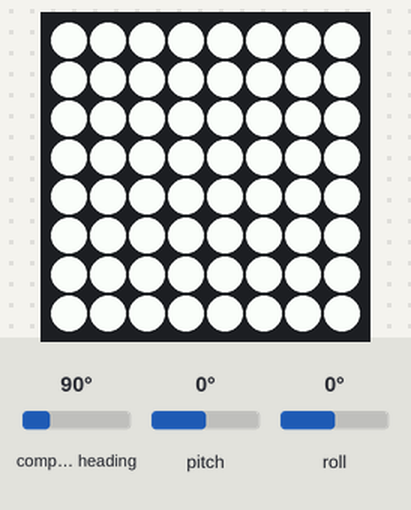
Bench run of a program on a simulated Raspberry Pi (BCM pin numbers) with a Sense HAT. Parts: the Sense HAT's 8×8 RGB LED matrix. Inputs (shaded band) come from the test bench; at power-on: pitch 0°, compass heading 90°, roll 0°. Random numbers come from a fixed seed; the Sense HAT reports a negative pitch or roll as 360° plus the angle.

Above: at 1.2 s.
1.3 s: pitch set to -86°
At 1.6 s:
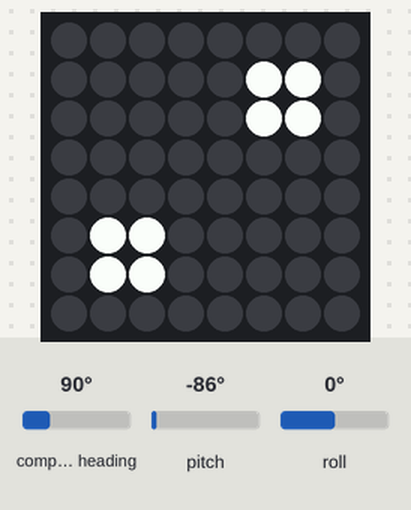
At 8.5 s:
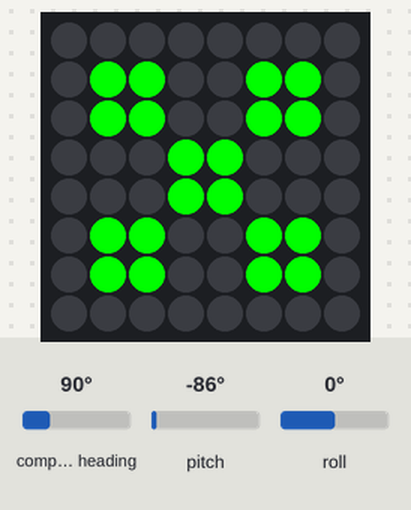
Timing chart, 0 to 8.8 s (numbered marks = the images above; inputs shaded):
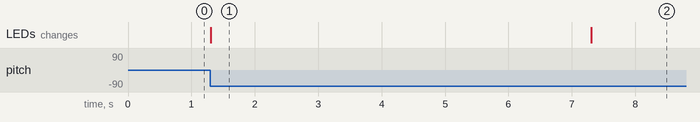

Measured:
- after the input at 1.3 s, the LEDs: change at once (image 1)
- what the display in image 1 shows lasts 6.0 s, from 1.3 s to 7.3 s

The program:

main.py
```python
#Mechatronik Einführung @HSLU
#authors: Sabrina Schmitz, Conny Troxler, Tina Salvisberg

from sense_hat import SenseHat
from time import sleep
import random

sense = SenseHat()
sense.set_imu_config(False, True, False)  # gyroscope only

r = (255, 0, 0)  # red
b = (0, 0, 255)  # blue
g = (0, 255, 0)  # green
w = (255, 255, 255)  # white
y = (255, 255, 0)  # yellow
s = (0, 0, 0)  # black

#dice player one
eins = [s, s, s, s, s, s, s, s,
        s, s, s, s, s, s, s, s,
        s, s, s, s, s, s, s, s,
        s, s, s, w, w, s, s, s,
        s, s, s, w, w, s, s, s,
        s, s, s, s, s, s, s, s,
        s, s, s, s, s, s, s, s,
        s, s, s, s, s, s, s, s]

zwei = [s, s, s, s, s, s, s, s,
        s, s, s, s, s, w, w, s,
        s, s, s, s, s, w, w, s,
        s, s, s, s, s, s, s, s,
        s, s, s, s, s, s, s, s,
        s, w, w, s, s, s, s, s,
        s, w, w, s, s, s, s, s,
        s, s, s, s, s, s, s, s]

drei = [s, s, s, s, s, s, s, s,
        s, s, s, s, s, w, w, s,
        s, s, s, s, s, w, w, s,
        s, s, s, w, w, s, s, s,
        s, s, s, w, w, s, s, s,
        s, w, w, s, s, s, s, s,
        s, w, w, s, s, s, s, s,
        s, s, s, s, s, s, s, s]

vier = [s, s, s, s, s, s, s, s,
        s, w, w, s, s, w, w, s,
        s, w, w, s, s, w, w, s,
        s, s, s, s, s, s, s, s,
        s, s, s, s, s, s, s, s,
        s, w, w, s, s, w, w, s,
        s, w, w, s, s, w, w, s,
        s, s, s, s, s, s, s, s]

fuenf = [s, s, s, s, s, s, s, s,
        s, w, w, s, s, w, w, s,
        s, w, w, s, s, w, w, s,
        s, s, s, w, w, s, s, s,
        s, s, s, w, w, s, s, s,
        s, w, w, s, s, w, w, s,
        s, w, w, s, s, w, w, s,
        s, s, s, s, s, s, s, s]

sechs = [s, w, w, s, s, w, w, s,
         s, w, w, s, s, w, w, s,
         s, s, s, s, s, s, s, s,
         s, w, w, s, s, w, w, s,
         s, w, w, s, s, w, w, s,
         s, s, s, s, s, s, s, s,
         s, w, w, s, s, w, w, s,
         s, w, w, s, s, w, w, s]

#dice player two
einsA = [s, s, s, s, s, s, s, s,
        s, s, s, s, s, s, s, s,
        s, s, s, s, s, s, s, s,
        s, s, s, g, g, s, s, s,
        s, s, s, g, g, s, s, s,
        s, s, s, s, s, s, s, s,
        s, s, s, s, s, s, s, s,
        s, s, s, s, s, s, s, s]

zweiA = [s, s, s, s, s, s, s, s,
        s, s, s, s, s, g, g, s,
        s, s, s, s, s, g, g, s,
        s, s, s, s, s, s, s, s,
        s, s, s, s, s, s, s, s,
        s, g, g, s, s, s, s, s,
        s, g, g, s, s, s, s, s,
        s, s, s, s, s, s, s, s]

dreiA = [s, s, s, s, s, s, s, s,
        s, s, s, s, s, g, g, s,
        s, s, s, s, s, g, g, s,
        s, s, s, g, g, s, s, s,
        s, s, s, g, g, s, s, s,
        s, g, g, s, s, s, s, s,
        s, g, g, s, s, s, s, s,
        s, s, s, s, s, s, s, s]

vierA = [s, s, s, s, s, s, s, s,
        s, g, g, s, s, g, g, s,
        s, g, g, s, s, g, g, s,
        s, s, s, s, s, s, s, s,
        s, s, s, s, s, s, s, s,
        s, g, g, s, s, g, g, s,
        s, g, g, s, s, g, g, s,
        s, s, s, s, s, s, s, s]

fuenfA = [s, s, s, s, s, s, s, s,
        s, g, g, s, s, g, g, s,
        s, g, g, s, s, g, g, s,
        s, s, s, g, g, s, s, s,
        s, s, s, g, g, s, s, s,
        s, g, g, s, s, g, g, s,
        s, g, g, s, s, g, g, s,
        s, s, s, s, s, s, s, s]

sechsA = [s, g, g, s, s, g, g, s,
         s, g, g, s, s, g, g, s,
         s, s, s, s, s, s, s, s,
         s, g, g, s, s, g, g, s,
         s, g, g, s, s, g, g, s,
         s, s, s, s, s, s, s, s,
         s, g, g, s, s, g, g, s,
         s, g, g, s, s, g, g, s]

draw = [w, g, w, g, w, g, w, g,
        w, g, w, g, w, g, w, g,
        w, g, w, g, w, g, w, g,
        w, g, w, g, w, g, w, g,
        w, g, w, g, w, g, w, g,
        w, g, w, g, w, g, w, g,
        w, g, w, g, w, g, w, g,
        w, g, w, g, w, g, w, g,]

one = [eins, zwei, drei, vier, fuenf, sechs]
two = [einsA, zweiA, dreiA, vierA, fuenfA, sechsA]

state = 1
player = one
scoreone = -1
scoretwo = -1

def wuerfel(player):
    zahlen = random.randint(0, 5)
    sense.set_pixels(player[zahlen])
    sleep(6)
    sense.clear()
    return zahlen

def winner(scoreone, scoretwo):
    if scoreone > scoretwo:
        sense.show_message("Winner", text_colour=w, scroll_speed=0.1)
        sense.clear(w)
        sleep(3)
        sense.clear()
    elif scoreone < scoretwo:
        sense.show_message("Winner", text_colour=g, scroll_speed=0.1)
        sense.clear(g)
        sleep(3)
        sense.clear()
    else:
        sense.show_message("Draw", text_colour=b, scroll_speed=0.1)
        sense.set_pixels(draw)
        sleep(3)
        sense.clear()

while True:
    if state == 1:
        player = one
        orientation = sense.get_orientation_degrees()
        pitch = orientation.get("pitch")

        if 0 <= pitch <= 40 or 320 <= pitch <= 360:
            sense.clear(w)
        else:
            scoreone = wuerfel(player)
            state += 1

    elif state == 2:
        player = two
        orientation = sense.get_orientation_degrees()
        pitch = orientation.get("pitch")

        if 0 <= pitch <= 40 or 320 <= pitch <= 360:
            sense.clear(g)
        else:
            scoretwo = wuerfel(player)
            state += 1

    elif state == 3:
        player = one
        winner(scoreone, scoretwo)
        sleep(5)
        scoreone = -1
        scoretwo = -1
        state = 1

    else:
        print("ungültiger Status")
```
